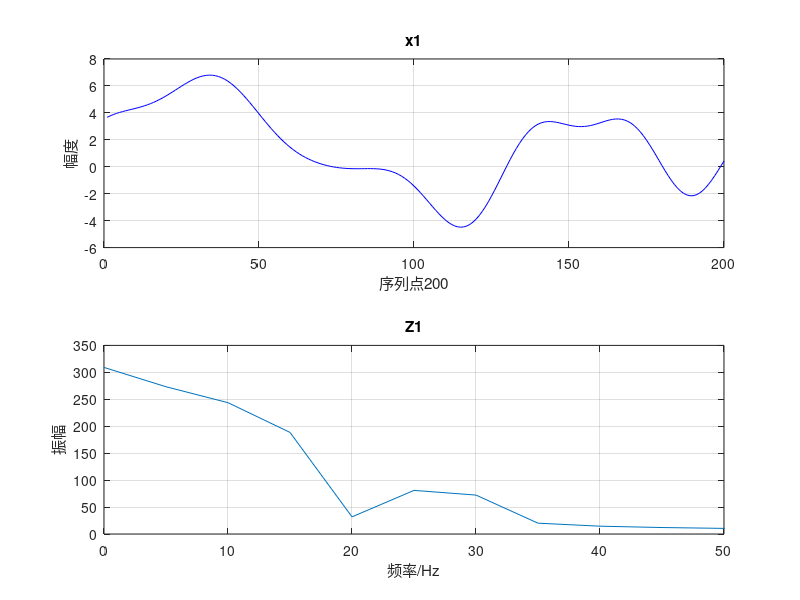
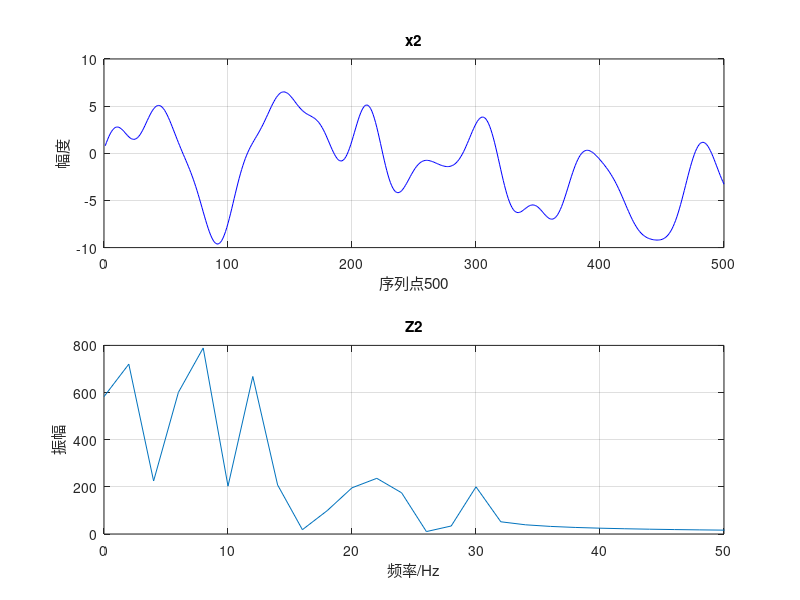
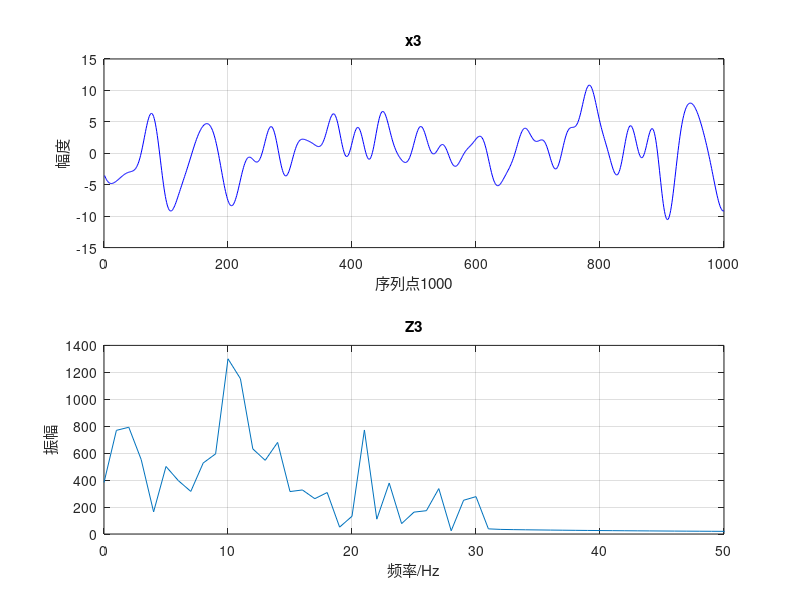
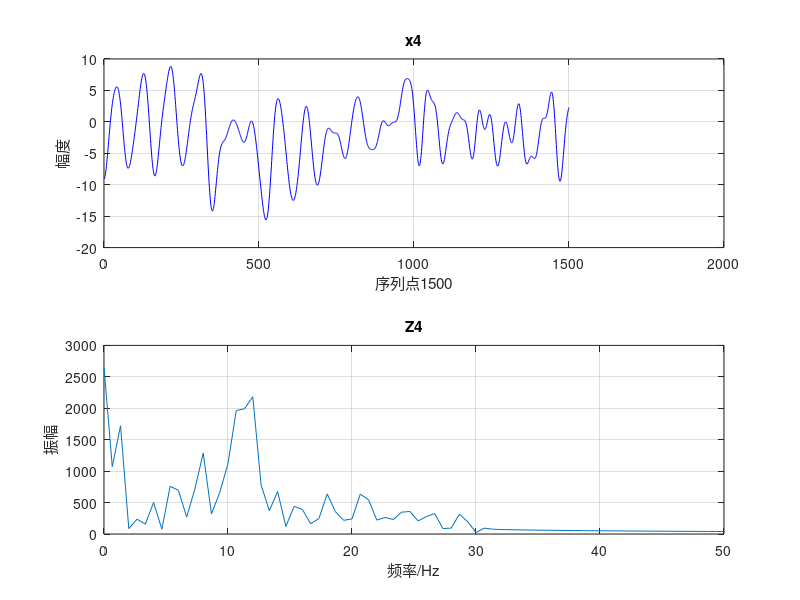

The MATLAB source for these figures, in order:
clc;
clear;
load EEG.mat
N0=length(EEG);fs=1000;
N=[200,500,1000,1500];
range1=(0:1:N(1)/2-1)*fs/N(1);
range2=(0:1:N(2)/2-1)*fs/N(2);
range3=(0:1:N(3)/2-1)*fs/N(3);
range4=(0:1:N(4)/2-1)*fs/N(4);
x1=EEG(1:N(1));
x2=EEG(N(1)+1:N(1)+N(2));
x3=EEG(N(1)+N(2)+1:N(1)+N(2)+N(3));
x4=EEG(N(1)+N(2)+N(3)+1:N(1)+N(2)+N(3)+N(4));
%dft
Z1=fft(x1);
Z2=fft(x2);
Z3=fft(x3);
Z4=fft(x4);
%图1
subplot(2,1,1),plot((1:1:N(1)),x1(1:1:N(1)),'b');
title('x1');
xlabel('序列点200');
ylabel('幅度');grid on;
subplot(2,1,2),plot(range1,abs(Z1(1:1:0.5*N(1))));
title('Z1');
xlabel('频率/Hz');
ylabel('振幅');
xlim([0,50]);grid on;
figure
%图2
subplot(2,1,1),plot((1:1:N(2)),x2(1:1:N(2)),'b');
title('x2');
xlabel('序列点500');
ylabel('幅度');grid on;
subplot(2,1,2),plot(range2,abs(Z2(1:1:0.5*N(2))));
title('Z2');
xlabel('频率/Hz');
ylabel('振幅');
xlim([0,50]);grid on;
figure
%图3
subplot(2,1,1),plot((1:1:N(3)),x3(1:1:N(3)),'b');
title('x3');
xlabel('序列点1000');
ylabel('幅度');grid on;
subplot(2,1,2),plot(range3,abs(Z3(1:1:0.5*N(3))));
title('Z3');
xlabel('频率/Hz');
ylabel('振幅');
xlim([0,50]);grid on;
figure
%图4
subplot(2,1,1),plot((1:1:N(4)),x4(1:1:N(4)),'b');
title('x4');
xlabel('序列点1500');
ylabel('幅度');grid on;
subplot(2,1,2),plot(range4,abs(Z4(1:1:0.5*N(4))));
title('Z4');
xlabel('频率/Hz');
ylabel('振幅');
xlim([0,50]);grid on;

